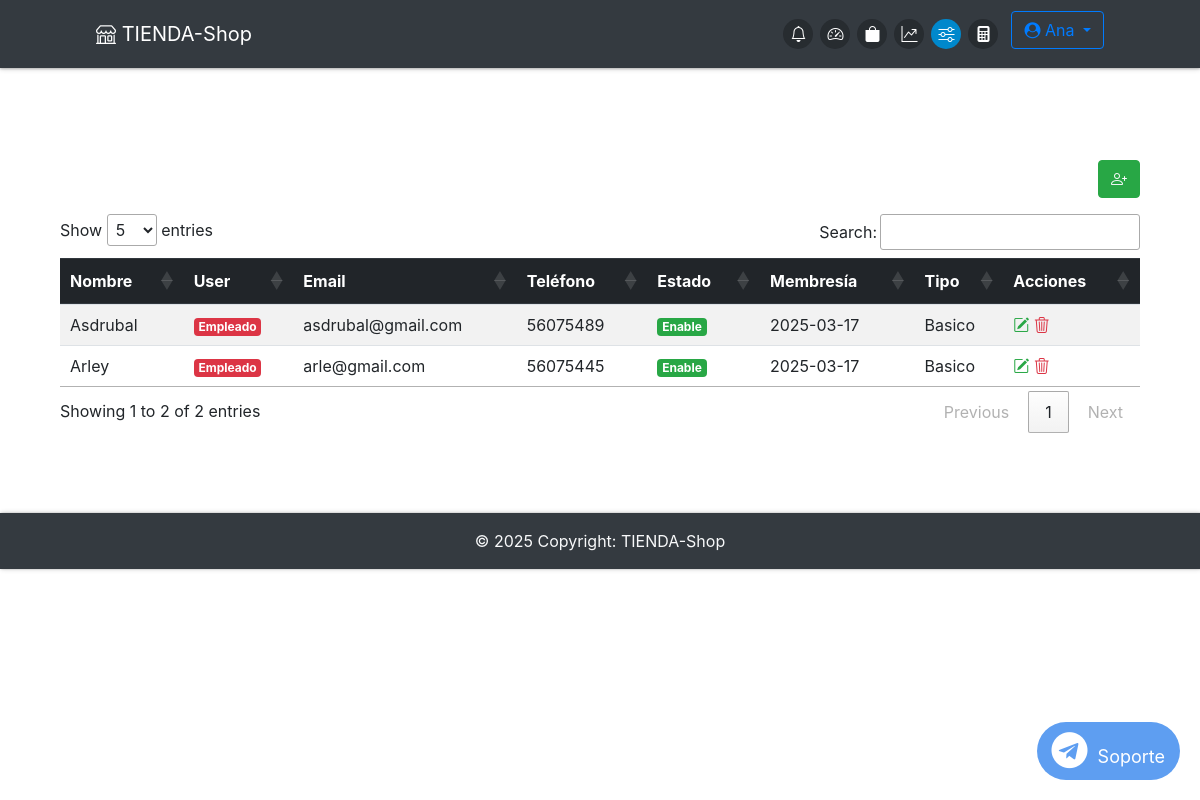
The page /admin/configuracion (signed in) on the database its author committed.
### app/db_models.py (models this page shows, shortened)
class User(UserMixin, db.Model):
    __tablename__ = "users"
    id = db.Column(db.Integer, primary_key=True)
    name = db.Column(db.Text, nullable=False)
    email = db.Column(db.String(50), nullable=False, unique=True)
    phone = db.Column(db.String(50), nullable=False)
    password = db.Column(db.String(250), nullable=False)
    admin = db.Column(db.Integer, nullable=False, default=0)
    email_confirmed = db.Column(db.Integer, nullable=False, default=1)
    created_by = db.Column(db.Integer, db.ForeignKey('users.id'), nullable=True)  # ID del creador
    registration_date = db.Column(db.DateTime, default=lambda: datetime.now(timezone.utc))  # Fecha de registro
    membership_expiration = db.Column(db.DateTime, nullable=True)  # Fecha de vencimiento de membresía
    membership_id = db.Column(db.Integer, db.ForeignKey('memberships.id'), nullable=False)  # Relación con membresía
    membership = db.relationship('Membership', backref='users')
    employees = db.relationship('User', backref='creator', remote_side=[id], lazy='select')  # Relación empleados
    cart = db.relationship('Cart', backref='buyer')
    orders = db.relationship("Order", backref='customer', foreign_keys="[Order.uid]")  # Relación con clave foránea especificada

class Membership(db.Model):
    __tablename__ = 'memberships'
    id = db.Column(db.Integer, primary_key=True)
    name = db.Column(db.String(50), nullable=False, unique=True)
    max_employees = db.Column(db.Integer, nullable=False)
    max_items = db.Column(db.Integer, nullable=False)

### app/admin/routes.py (the view)
@admin.route('/configuracion', methods=['GET'])
def configuracion():
    admin_alias = aliased(User)
    memberships = Membership.query.all()
    if current_user.id == 1:  # Supongamos que el superadmin tiene ID 1
        users = db.session.query(
            User,  # El usuario actual
            admin_alias.name.label('creator_name')  # Nombre del creador
        ).outerjoin(
            admin_alias, User.created_by == admin_alias.id  # Relacionar creado_por con ID del administrador
        ).options(joinedload(User.membership)).all()  # Cargar la relación membership
    else:
        users = db.session.query(
            User,
            admin_alias.name.label('creator_name')
        ).outerjoin(
            admin_alias, User.created_by == admin_alias.id
        ).filter(
            User.created_by == current_user.id  # Filtrar solo usuarios creados por el administrador actual
        ).all()
    user_data = [
        {
            'id': user.id,
            'name': user.name,
            'email': user.email,
            'admin': user.admin,
            'phone': user.phone,
            'password': user.password,
            'email_confirmed': user.email_confirmed,
            'created_by': user.created_by,
            'registration_date': user.registration_date,
            'membership_expiration': user.membership_expiration,
            'membership_id': user.membership_id,  # Para que se seleccione la membresía en el modal
            'membership': user.membership,  # Incluir la membresía en los datos
            'creator_name': creator_name if creator_name else 'Sin Admin'
        }
        for user, creator_name in users
    ]
    return render_template('admin/configuracion.html', users=user_data, memberships=memberships, user=current_user)

### app/__init__.py (called while the page is built)
@app.context_processor
def inject_now():
	return {'now': datetime.now(timezone.utc)}

@login_manager.user_loader
def load_user(user_id):
	return User.query.get(user_id)

@app.after_request
def add_no_cache_headers(response):
    response.headers["Cache-Control"] = "no-store, no-cache, must-revalidate, max-age=0"
    response.headers["Pragma"] = "no-cache"
    response.headers["Expires"] = "-1"
    return response

### app/admin/templates/admin/configuracion.html (shortened to what this page needs)
{% extends "admin/base.html" %}
{% block content %}
<div class="container-fluid">
    <div class="d-flex justify-content-end mb-3">
        <div class="add-new btn-success btn">
           <a href="{{ url_for('register') }}" data-toggle="tooltip" title="Añadir Empleado" class="text-light">
              <i class="bi bi-person-plus"></i>
           </a>
        </div>
      </div>
    <div class="table-responsive">
        <table id="userTable" class="table table-striped table-hover">
            <thead class="thead-dark">
                <tr>
                    <th>Nombre</th>
                    <th>User</th>
                    <th>Email</th>
                    <th>Teléfono</th>
                    <th>Estado</th>
                    <th>Membresía</th>
                    <th>Tipo</th>
                    <th>Acciones</th>
                </tr>
            </thead>
            <tbody id="userTableBody">
                {% for user in users %}
                <tr>
                    <td>{{ user.name }}</td>
                    <td>
                        <span class="badge {{ 'badge-success' if user.admin else 'badge-danger' }}">
                            {% if current_user.id == 1 and not user.admin %}
                                Empleado + {{ user['creator_name'] if user['creator_name'] else 'Sin Admin' }}
                            {% else %}
                                {{ 'Admin' if user.admin else 'Empleado' }}
                            {% endif %}
                        </span>
                    </td>
                    <td>{{ user.email }}</td>
                    <td>{{ user.phone }}</td>
                    <td>
                        <span class="badge {{ 'badge-success' if user.email_confirmed else 'badge-danger' }}">
                            {{ 'Enable' if user.email_confirmed else 'Disable' }}
                        </span>
                    </td>
                    <td>
                        {% if user.membership_expiration %}
                            {{ user.membership_expiration.strftime('%Y-%m-%d') }}
                        {% else %}
                            Sin Membresía
                        {% endif %}
                    </td>
                    <td>
                        {% if user.membership %}
                            {{ user.membership.name }}
                        {% else %}
                            Sin Membresía
                        {% endif %}
                    </td>
                    <td>
                        <a href="#" class="edit-user" data-id="{{ user.id }}" data-name="{{ user.name }}" data-email="{{ user.email }}"
                            data-phone="{{ user.phone }}" data-membership-expiration="{{ user.membership_expiration }}"
                            data-membership-id="{{ user.membership_id }}">
                            <i class="bi bi-pencil-square text-success"></i>
                        </a>
                        <a href="{{ url_for('admin.delete_user', id=user.id) }}" onclick="return confirm('¿Estás seguro de que deseas eliminar al usuario {{ user.name }}?');"><i class="bi bi-trash3 text-danger"></i></a>
                    </td>
                </tr>
                {% endfor %}
            </tbody>
        </table>
    </div>
</div>
{% endblock %}

### app/admin/templates/admin/base.html (shortened to what this page needs)
{% import "bootstrap/wtf.html" as wtf %}
<!DOCTYPE html>
<html lang="en">
<head>
  <link rel="stylesheet" href="https://maxcdn.bootstrapcdn.com/bootstrap/4.0.0/css/bootstrap.min.css"
>
  <link href="https://cdn.jsdelivr.net/gh/gitbrent/bootstrap4-toggle@3.6.1/css/bootstrap4-toggle.min.css"
    rel="stylesheet">
  <link rel="stylesheet" type="text/css" href="{{ url_for('static', filename='styles.css') }}">
  <link rel="stylesheet" href="https://cdnjs.cloudflare.com/ajax/libs/font-awesome/4.7.0/css/font-awesome.min.css">
  <link rel="stylesheet" href="https://cdn.jsdelivr.net/npm/bootstrap-icons@1.11.3/font/bootstrap-icons.min.css">
  <link rel="stylesheet" type="text/css" href="https://cdn.datatables.net/1.11.3/css/jquery.dataTables.css">
  <link href="https://cdn.jsdelivr.net/npm/bootstrap-switch-button/css/bootstrap-switch-button.min.css" rel="stylesheet">
  </head>
<body>
<nav class="navbar navbar-dark bg-dark fixed-top">
  <a class="navbar-brand" href="{{ url_for('home') }}" data-toggle="tooltip" title="Inicio">
      <i class="bi bi-shop"></i> TIENDA-Shop
    </a>
  <ul class="navbar-nav d-flex flex-row">
    {% if not current_user.is_authenticated %}
    <li class="nav-item {% if request.endpoint == 'login' %}active{% endif %}">
      <a class="nav-link" href="{{ url_for('login') }}" data-toggle="tooltip" title="Iniciar Sesión">
        <div class="icon-circle">
          <i class="bi bi-box-arrow-in-right"></i>
        </div>
      </a>
    </li>
    {% else %}
    <li class="nav-item {% if request.endpoint == 'orders' %}active{% endif %}">
      <a class="nav-link" href="{{ url_for('orders') }}" data-toggle="tooltip" title="Órdenes">
        <div class="icon-circle">
          <i class="bi bi-bell"></i>
        </div>
      </a>
    </li>
    <li class="nav-item {% if request.endpoint == 'admin.dashboard' %}active{% endif %}">
      <a class="nav-link" href="{{ url_for('admin.dashboard') }}" data-toggle="tooltip" title="Dashboard">
        <div class="icon-circle">
          <i class="bi bi-speedometer2"></i>
        </div>
      </a>
    </li>
    <li class="nav-item {% if request.endpoint == 'admin.items' %}active{% endif %}">
      <a class="nav-link" href="{{ url_for('admin.items') }}" data-toggle="tooltip" title="Productos">
        <div class="icon-circle">
          <i class="bi bi-bag-fill"></i>
        </div>
      </a>
    </li>
    <li class="nav-item {% if request.endpoint == 'admin.statictics' %}active{% endif %}">
      <a class="nav-link" href="{{ url_for('admin.statictics') }}" data-toggle="tooltip" title="Estadísticas">
        <div class="icon-circle">
          <i class="bi bi-graph-up-arrow"></i>
        </div>
      </a>
    </li>
    <li class="nav-item {% if request.endpoint == 'admin.configuracion' %}active{% endif %}">
      <a class="nav-link" href="{{ url_for('admin.configuracion') }}" data-toggle="tooltip" title="Configuración">
        <div class="icon-circle">
          <i class="bi bi-sliders"></i>
        </div>
      </a>
    </li>
    <li class="nav-item mr-2">
      <a class="nav-link" data-toggle="modal" data-target="#fullScreenModal"
        data-toggle="tooltip" title="Calculadora">
        <div class="icon-circle">
          <i class="bi bi-calculator-fill"></i>
        </div>
      </a>
    </li>
    <div class="dropdown ml-auto">
      <a class="btn btn-outline-primary dropdown-toggle" href="#" id="navbarDropdown" role="button" data-toggle="dropdown" aria-haspopup="true" aria-expanded="false">
        <i class="fa fa-user-circle"></i> {{ current_user.name }}
      </a>
    </div>
    {% endif %}
  </ul>
</nav>
  <div class="container">
    <div class="main">
      {% block content %}
      {% endblock %}
      <a href="https://t.me/soporte" target="_blank" class="telegram-float">
      <i class="fa fa-telegram fa-2x"></i> Soporte
      </a>
    </div>
  </div>
  <footer class="bg-dark text-center text-lg-start text-light">
    <div class="text-center p-3">
      © {{ now.year }} Copyright:
      TIENDA-Shop
    </div>
  </footer>
</body>
</html>

### app/static/styles.css (style rules this page uses)
.main { padding: 10vh 0; }
.navbar { padding: .7rem 6rem; box-shadow: 0 1px 2px 0 rgba(0, 0, 0, 0.2), 0 1px 5px 0 rgba(0, 0, 0, 0.19); }
footer { box-shadow: 1px 0 2px 0 rgba(0, 0, 0, 0.2), 1px 0 5px 0 rgba(0, 0, 0, 0.19); }
.telegram-float { position: fixed; bottom: 20px; right: 20px; background-color: #5e9ef1; color: #fff; text-align: center; border-radius: 50px; box-shadow: 2px 2px 10px rgba(0, 0, 0, 0); padding: 10px 15px; font-size: 18px; z-index: 9999; text-decoration: none; transition: opacity 0.3s ease, transform 0.3s ease; opacity: 1; }
.telegram-float i { margin-right: 5px; }
body { padding-top: 80px; }
.navbar { position: absolute; top: 0; z-index: 1050; }
.icon-circle { width: 30px; height: 30px; display: flex; align-items: center; justify-content: center; border-radius: 50%; background-color: rgba(3, 3, 3, 0.26); color: white; margin: 0 2px; transition: background-color 0.3s, color 0.3s; }
.nav-item.active .icon-circle { background-color: #0088cc; color: white; }
.navbar-nav { gap: 3px; }

### rows shown on the page
User: name "Ana"
User: name "Asdrubal", admin "Empleado", email "asdrubal@gmail.com", phone "56075489", email_confirmed "Enable", membership_expiration "2025-03-17", membership.name "Basico"
User: name "Arley", admin "Empleado", email "arle@gmail.com", phone "56075445", email_confirmed "Enable", membership_expiration "2025-03-17", membership.name "Basico"
